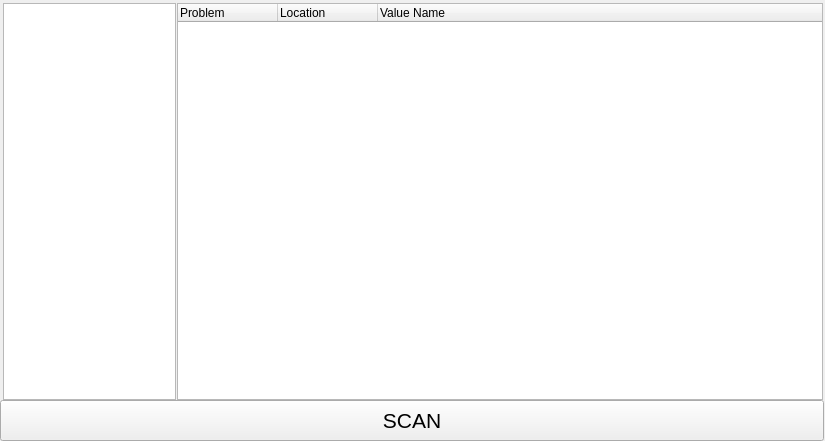
<?xml version="1.0" encoding="UTF-8"?>
<ui version="4.0">
 <class>ScanWindow</class>
 <widget class="QWidget" name="ScanWindow">
  <property name="geometry">
   <rect>
    <x>0</x>
    <y>0</y>
    <width>825</width>
    <height>441</height>
   </rect>
  </property>
  <property name="windowTitle">
   <string>Form</string>
  </property>
  <widget class="QTreeWidget" name="treeWidget">
   <property name="geometry">
    <rect>
     <x>3</x>
     <y>3</y>
     <width>173</width>
     <height>397</height>
    </rect>
   </property>
   <property name="styleSheet">
    <string notr="true">
QTreeView::branch:closed:has-children:has-siblings {
border-image: none;
image: url(://../../../../Qt5/Qt5.5.0/5.5/Src/qtbase/src/widgets/doc/images/stylesheet-branch-open.png);
}

QTreeView::branch:open:has-children:!has-siblings,
QTreeView::branch:open:has-children:has-siblings {
border-image: none;
image: url(://../../../../Qt5/Qt5.5.0/5.5/Src/qtbase/src/widgets/doc/images/stylesheet-branch-open.png);
}</string>
   </property>
   <property name="lineWidth">
    <number>0</number>
   </property>
   <property name="columnCount">
    <number>1</number>
   </property>
   <attribute name="headerVisible">
    <bool>false</bool>
   </attribute>
   <column>
    <property name="text">
     <string notr="true">1</string>
    </property>
   </column>
  </widget>
  <widget class="QTreeWidget" name="treeResult">
   <property name="geometry">
    <rect>
     <x>177</x>
     <y>3</y>
     <width>646</width>
     <height>397</height>
    </rect>
   </property>
   <property name="columnCount">
    <number>3</number>
   </property>
   <attribute name="headerCascadingSectionResizes">
    <bool>false</bool>
   </attribute>
   <attribute name="headerDefaultSectionSize">
    <number>100</number>
   </attribute>
   <attribute name="headerHighlightSections">
    <bool>false</bool>
   </attribute>
   <attribute name="headerMinimumSectionSize">
    <number>100</number>
   </attribute>
   <attribute name="headerShowSortIndicator" stdset="0">
    <bool>false</bool>
   </attribute>
   <column>
    <property name="text">
     <string>Problem</string>
    </property>
   </column>
   <column>
    <property name="text">
     <string>Location</string>
    </property>
   </column>
   <column>
    <property name="text">
     <string>Value Name</string>
    </property>
   </column>
  </widget>
  <widget class="QPushButton" name="pushButton">
   <property name="geometry">
    <rect>
     <x>0</x>
     <y>400</y>
     <width>824</width>
     <height>41</height>
    </rect>
   </property>
   <property name="font">
    <font>
     <pointsize>16</pointsize>
     <weight>50</weight>
     <bold>false</bold>
    </font>
   </property>
   <property name="text">
    <string>SCAN</string>
   </property>
  </widget>
 </widget>
 <resources/>
 <connections/>
</ui>
